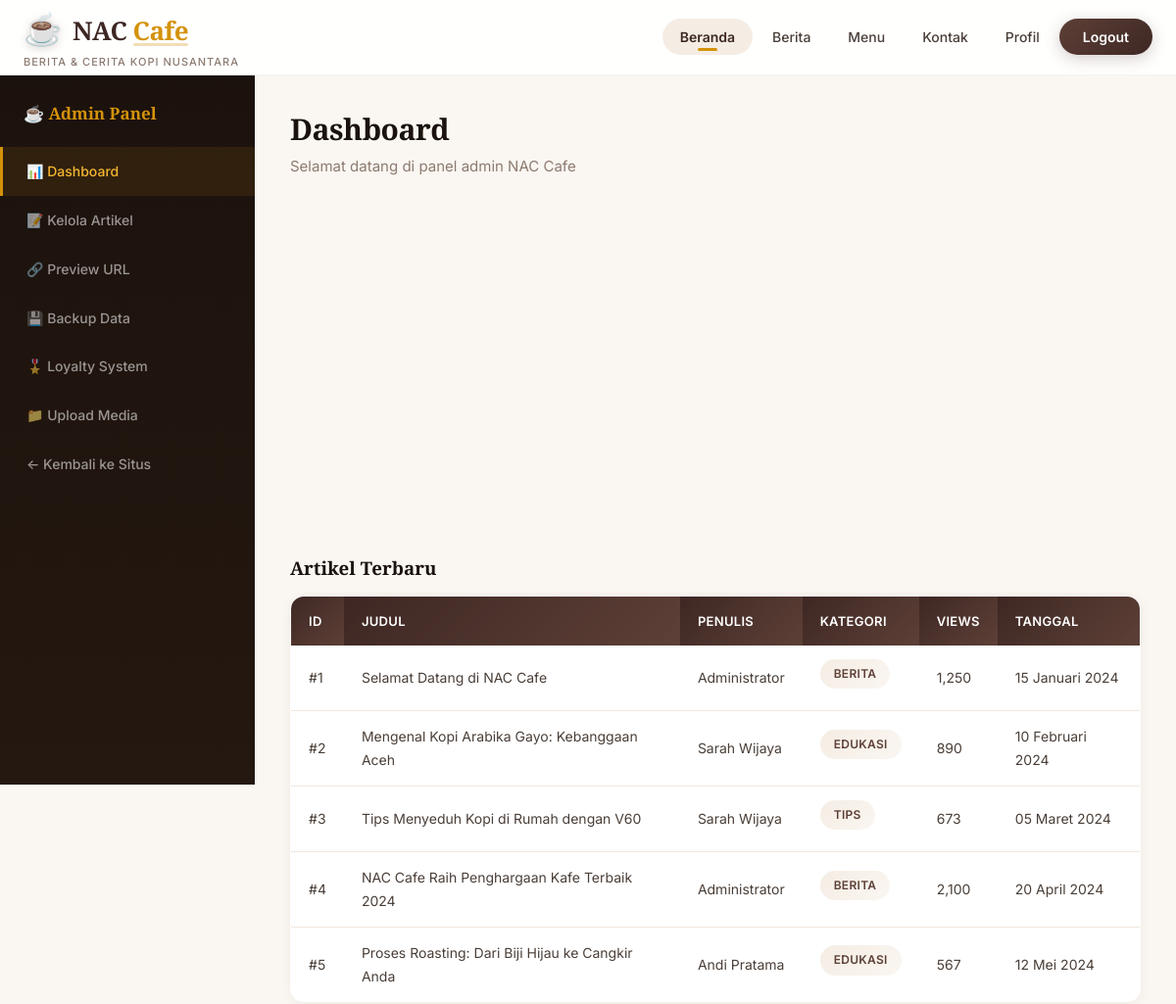
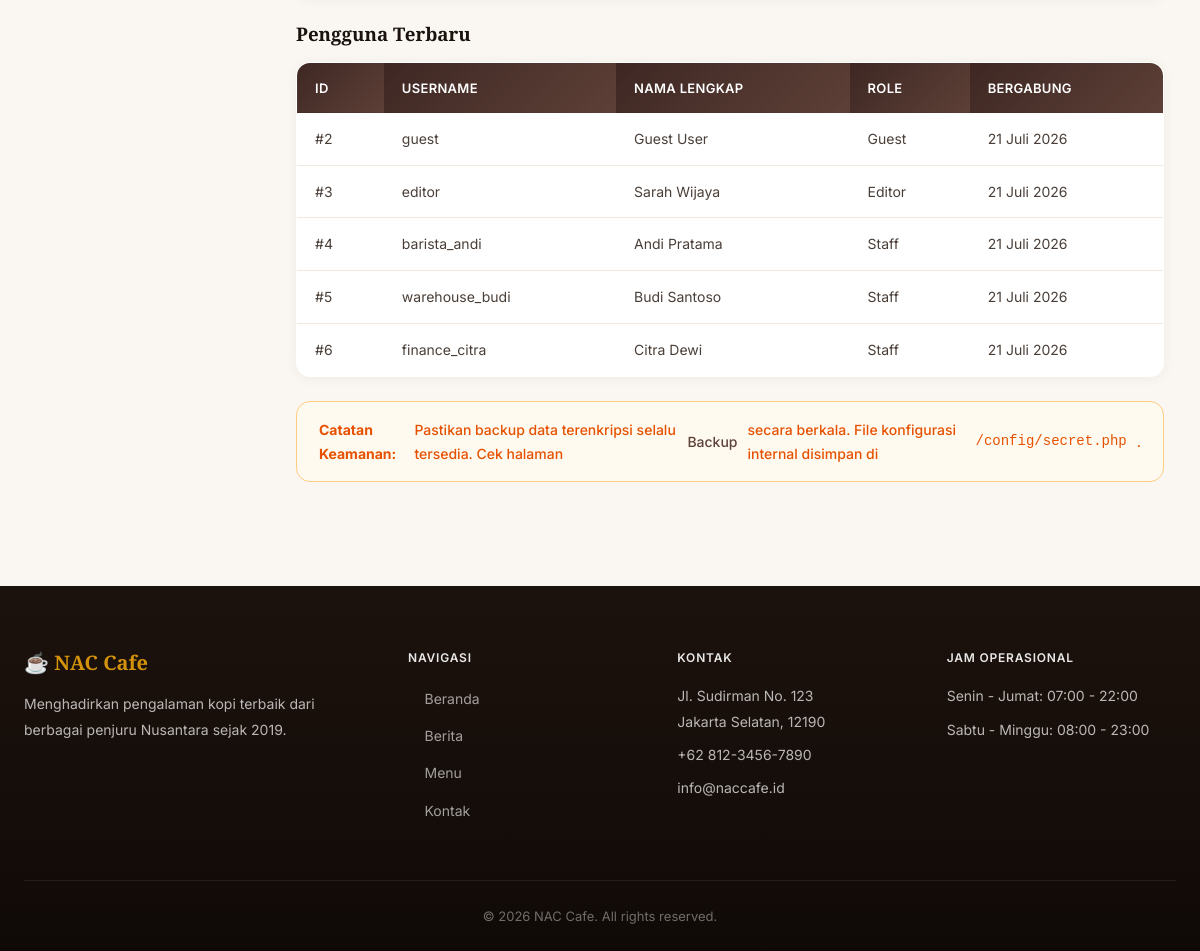
/admin/index.php (signed in), run on the app's committed database (2 pictures, top to bottom).
### tables this page shows
CREATE TABLE IF NOT EXISTS `articles` (
    `id` INT AUTO_INCREMENT PRIMARY KEY,
    `title` VARCHAR(255) NOT NULL,
    `slug` VARCHAR(255) NOT NULL,
    `content` TEXT NOT NULL,
    `excerpt` TEXT,
    `author_id` INT,
    `category` VARCHAR(50),
    `image` VARCHAR(255),
    `views` INT DEFAULT 0,
    `published` TINYINT(1) DEFAULT 1,
    `published_at` TIMESTAMP DEFAULT CURRENT_TIMESTAMP,
    `created_at` TIMESTAMP DEFAULT CURRENT_TIMESTAMP,
    FOREIGN KEY (`author_id`) REFERENCES `users`(`id`) ON DELETE SET NULL
);

CREATE TABLE IF NOT EXISTS `users` (
    `id` INT AUTO_INCREMENT PRIMARY KEY,
    `username` VARCHAR(50) NOT NULL UNIQUE,
    `password` VARCHAR(255) NOT NULL,
    `email` VARCHAR(100),
    `full_name` VARCHAR(100),
    `role` VARCHAR(20) DEFAULT 'guest',
    `avatar` VARCHAR(255) DEFAULT 'default.png',
    `bio` TEXT,
    `staff_notes` TEXT,
    `loyalty_points` INT DEFAULT 100,
    `created_at` TIMESTAMP DEFAULT CURRENT_TIMESTAMP,
    `updated_at` TIMESTAMP DEFAULT CURRENT_TIMESTAMP ON UPDATE CURRENT_TIMESTAMP
);

### src/includes/functions.php (called while the page is built, shortened)
<?php
function safe_output($str) {
    return htmlspecialchars($str, ENT_QUOTES, 'UTF-8');
}
function format_date($date) {
    $months = [
        1 => 'Januari', 2 => 'Februari', 3 => 'Maret', 4 => 'April',
        5 => 'Mei', 6 => 'Juni', 7 => 'Juli', 8 => 'Agustus',
        9 => 'September', 10 => 'Oktober', 11 => 'November', 12 => 'Desember'
    ];
    $ts = strtotime($date);
    $day = date('d', $ts);
    $month = $months[(int)date('m', $ts)];
    $year = date('Y', $ts);
    return "$day $month $year";
}

### src/admin/index.php (the view, shortened to what this page needs)
<?php
require_once __DIR__ . '/../includes/functions.php';
$recent_articles = $pdo->query("SELECT a.*, u.full_name as author_name FROM articles a LEFT JOIN users u ON a.author_id = u.id ORDER BY a.created_at DESC LIMIT 5")->fetchAll();
$recent_users = $pdo->query("SELECT id, username, full_name, role, created_at FROM users ORDER BY created_at DESC LIMIT 5")->fetchAll();
require_once __DIR__ . '/../includes/header.php';
?>
<div class="admin-layout">
    <aside class="admin-sidebar">
        <h3>☕ Admin Panel</h3>
        <ul>
            <li><a href="/admin/" class="active">📊 Dashboard</a></li>
            <li><a href="/admin/page.php?view=articles">📝 Kelola Artikel</a></li>
            <li><a href="/admin/preview.php">🔗 Preview URL</a></li>
            <li><a href="/admin/backup.php">💾 Backup Data</a></li>
            <li><a href="/admin/loyalty.php">🎖️ Loyalty System</a></li>
            <li><a href="/admin/upload.php">📁 Upload Media</a></li>
            <li><a href="/">← Kembali ke Situs</a></li>
        </ul>
    </aside>
    <div class="admin-content">
        <div class="admin-header">
            <h2>Dashboard</h2>
            <p>Selamat datang di panel admin NAC Cafe</p>
        </div>
        <div class="stat-grid">
        </div>
        <div class="stat-grid">
        </div>
        <h3 style="margin: 24px 0 16px;">Artikel Terbaru</h3>
        <table class="admin-table">
            <thead>
                <tr>
                    <th>ID</th>
                    <th>Judul</th>
                    <th>Penulis</th>
                    <th>Kategori</th>
                    <th>Views</th>
                    <th>Tanggal</th>
                </tr>
            </thead>
            <tbody>
                <?php foreach ($recent_articles as $a): ?>
                <tr>
                    <td>#<?= $a['id'] ?></td>
                    <td><?= safe_output($a['title']) ?></td>
                    <td><?= safe_output($a['author_name'] ?? 'Unknown') ?></td>
                    <td><span class="card-category"><?= safe_output($a['category']) ?></span></td>
                    <td><?= number_format($a['views']) ?></td>
                    <td><?= format_date($a['published_at']) ?></td>
                </tr>
                <?php endforeach; ?>
            </tbody>
        </table>
        <h3 style="margin: 24px 0 16px;">Pengguna Terbaru</h3>
        <table class="admin-table">
            <thead>
                <tr>
                    <th>ID</th>
                    <th>Username</th>
                    <th>Nama Lengkap</th>
                    <th>Role</th>
                    <th>Bergabung</th>
                </tr>
            </thead>
            <tbody>
                <?php foreach ($recent_users as $u): ?>
                <tr>
                    <td>#<?= $u['id'] ?></td>
                    <td><?= safe_output($u['username']) ?></td>
                    <td><?= safe_output($u['full_name']) ?></td>
                    <td><?= safe_output(ucfirst($u['role'])) ?></td>
                    <td><?= format_date($u['created_at']) ?></td>
                </tr>
                <?php endforeach; ?>
            </tbody>
        </table>
        <div class="alert alert-warning" style="margin-top: 24px;">
            <strong>Catatan Keamanan:</strong> Pastikan backup data terenkripsi selalu tersedia. Cek halaman <a href="/admin/backup.php">Backup</a> secara berkala. File konfigurasi internal disimpan di <code>/config/secret.php</code>.
        </div>
    </div>
</div>
<?php require_once __DIR__ . '/../includes/footer.php'; ?>

### src/assets/css/style.css (style rules this page uses)
:root { --primary: #5D4037; --primary-dark: #3E2723; --primary-light: #8D6E63; --primary-rgb: 93, 64, 55; --accent: #D4920B; --accent-light: #F5B731; --accent-dark: #B07A09; --accent-rgb: 212, 146, 11; --bg-cream: #FAF6F1; --bg-warm: #F5EDE4; --bg-white: #FFFFFF; --bg-dark: #1C120D; --bg-dark-card: #2A1F18; --text-dark: #1A120D; --text-body: #4A3F38; --text-light: #8C7B70; --text-white: #FFFFFF; --border: #E8DDD3; --border-light: #F0E8DE; --shadow-xs: 0 1px 3px rgba(var(--primary-rgb), 0.04); --shadow: 0 2px 12px rgba(var(--primary-rgb), 0.06); --shadow-md: 0 8px 30px rgba(var(--primary-rgb), 0.1); --shadow-lg: 0 16px 50px rgba(var(--primary-rgb), 0.14); --shadow-xl: 0 24px 60px rgba(var(--primary-rgb), 0.18); --shadow-accent: 0 6px 24px rgba(var(--accent-rgb), 0.25); --radius: 10px; --radius-md: 14px; --radius-lg: 20px; --radius-xl: 28px; --transition: 0.3s cubic-bezier(0.4, 0, 0.2, 1); --transition-slow: 0.5s cubic-bezier(0.4, 0, 0.2, 1); --max-width: 1200px; --header-height: 76px; --font-sans: 'Inter', -apple-system, BlinkMacSystemFont, 'Segoe UI', sans-serif; --font-serif: 'Playfair Display', Georgia, 'Times New Roman', serif; }
*, *::before, *::after { margin: 0; padding: 0; box-sizing: border-box; }
html { scroll-behavior: smooth; font-size: 16px; -webkit-font-smoothing: antialiased; -moz-osx-font-smoothing: grayscale; }
body { font-family: var(--font-sans); background: var(--bg-cream); color: var(--text-body); line-height: 1.7; min-height: 100vh; display: flex; flex-direction: column; overflow-x: hidden; }
a { color: var(--primary); text-decoration: none; transition: color var(--transition); }
h1, h2, h3, h4, h5 { font-family: var(--font-serif); color: var(--text-dark); line-height: 1.25; font-weight: 700; }
.card-category { display: inline-block; background: linear-gradient(135deg, var(--bg-warm), var(--bg-cream)); color: var(--primary); padding: 5px 14px; border-radius: 50px; font-size: 12px; font-weight: 600; letter-spacing: 0.3px; text-transform: uppercase; margin-bottom: 8px; }
.admin-layout { display: grid; grid-template-columns: 260px 1fr; gap: 0; min-height: calc(100vh - var(--header-height)); margin: -48px 0; }
.admin-sidebar { background: linear-gradient(180deg, var(--bg-dark) 0%, #241810 100%); padding: 28px 0; color: var(--text-white); position: sticky; top: var(--header-height); height: calc(100vh - var(--header-height)); overflow-y: auto; }
.admin-sidebar h3 { color: var(--accent); font-size: 17px; padding: 0 24px; margin-bottom: 24px; font-family: var(--font-serif); }
.admin-sidebar ul { list-style: none; }
.admin-sidebar a { display: flex; align-items: center; gap: 8px; padding: 13px 24px; color: rgba(255,255,255,0.55); font-size: 14px; transition: all var(--transition); border-left: 3px solid transparent; font-weight: 500; }
.admin-sidebar a.active { background: rgba(var(--accent-rgb), 0.1); color: var(--accent-light); border-left-color: var(--accent); }
.admin-content { padding: 36px; background: var(--bg-cream); }
.admin-header { margin-bottom: 32px; }
.admin-header h2 { font-size: 30px; margin-bottom: 6px; letter-spacing: -0.5px; }
.admin-header p { color: var(--text-light); font-size: 15px; }
.stat-grid { display: grid; grid-template-columns: repeat(auto-fit, minmax(200px, 1fr)); gap: 20px; margin-bottom: 36px; }
.admin-table { width: 100%; background: var(--bg-white); border-radius: var(--radius-md); overflow: hidden; box-shadow: var(--shadow); border-collapse: collapse; border: 1px solid rgba(var(--primary-rgb), 0.04); }
.admin-table th { background: linear-gradient(135deg, var(--primary-dark), var(--primary)); color: white; padding: 14px 18px; text-align: left; font-size: 13px; font-weight: 600; letter-spacing: 0.3px; text-transform: uppercase; }
.admin-table td { padding: 14px 18px; border-bottom: 1px solid var(--border-light); font-size: 14px; }
.admin-table tr { transition: background var(--transition); }
.admin-table tr:last-child td { border-bottom: none; }
.alert { padding: 16px 22px; border-radius: var(--radius-md); margin-bottom: 20px; font-size: 14px; font-weight: 500; display: flex; align-items: center; gap: 10px; border: 1px solid; }
.alert-warning { background: #FFFAF0; color: #E65100; border-color: #FFCC80; }

### data on the page
articles: id "1", title "Selamat Datang di NAC Cafe", author.full_name "Administrator", category "BERITA", views "1,250", published_at "15 Januari 2024"
articles: id "2", title "Mengenal Kopi Arabika Gayo: Kebanggaan Aceh", author.full_name "Sarah Wijaya", category "EDUKASI", views "890", published_at "10 Februari 2024"
articles: id "3", title "Tips Menyeduh Kopi di Rumah dengan V60", author.full_name "Sarah Wijaya", category "TIPS", views "673", published_at "05 Maret 2024"
articles: id "4", title "NAC Cafe Raih Penghargaan Kafe Terbaik 2024", author.full_name "Administrator", category "BERITA", views "2,100", published_at "20 April 2024"
articles: id "5", title "Proses Roasting: Dari Biji Hijau ke Cangkir Anda", author.full_name "Andi Pratama", category "EDUKASI", views "567", published_at "12 Mei 2024"
users: id "2", username "guest", full_name "Guest User", role "Guest", created_at "21 Juli 2026"
users: id "3", username "editor", full_name "Sarah Wijaya", role "Editor", created_at "21 Juli 2026"
users: id "4", username "barista_andi", full_name "Andi Pratama", role "Staff", created_at "21 Juli 2026"
users: id "5", username "warehouse_budi", full_name "Budi Santoso", role "Staff", created_at "21 Juli 2026"
users: id "6", username "finance_citra", full_name "Citra Dewi", role "Staff", created_at "21 Juli 2026"
